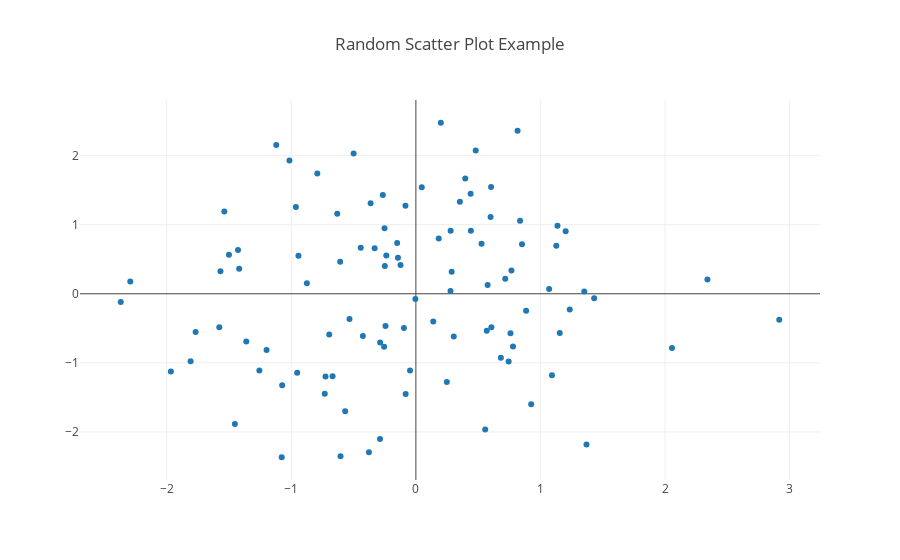

The notebook cell this image was saved under:
### Code cell
# example plotly plot
import plotly.offline as py
import plotly.graph_objs as go

py.init_notebook_mode(True) # initialize for offline

import numpy as np

N = 100
random_x = np.random.randn(N)
random_y = np.random.randn(N)

# Create a trace
trace = go.Scatter(
    x = random_x,
    y = random_y,
    mode = 'markers'
)

layout = go.Layout(title='Random Scatter Plot Example')
# Plot and embed in ipython notebook!
py.iplot(go.Figure(data=[trace], layout=layout), filename='basic-scatter', show_link=False)
